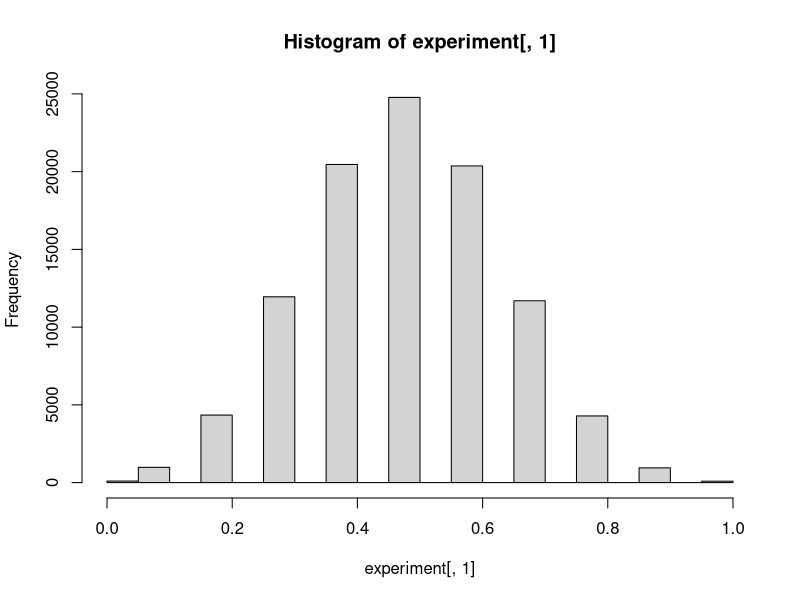
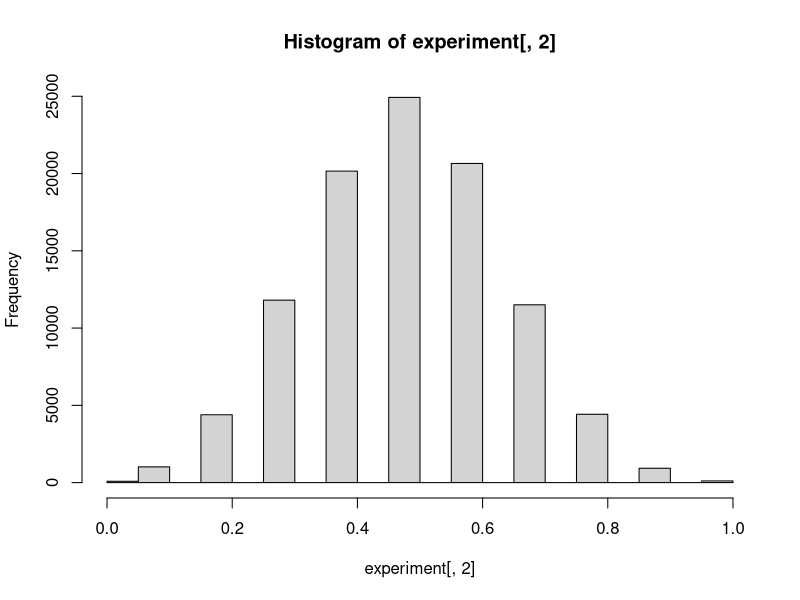
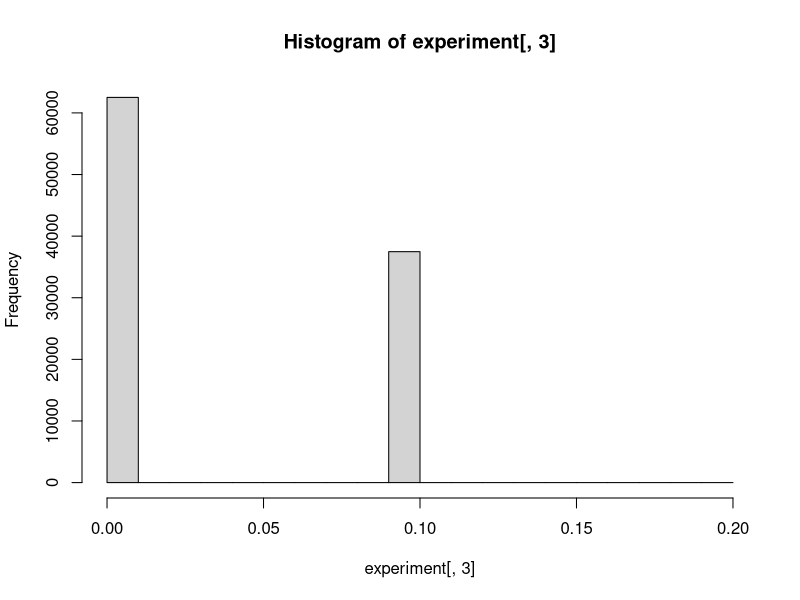
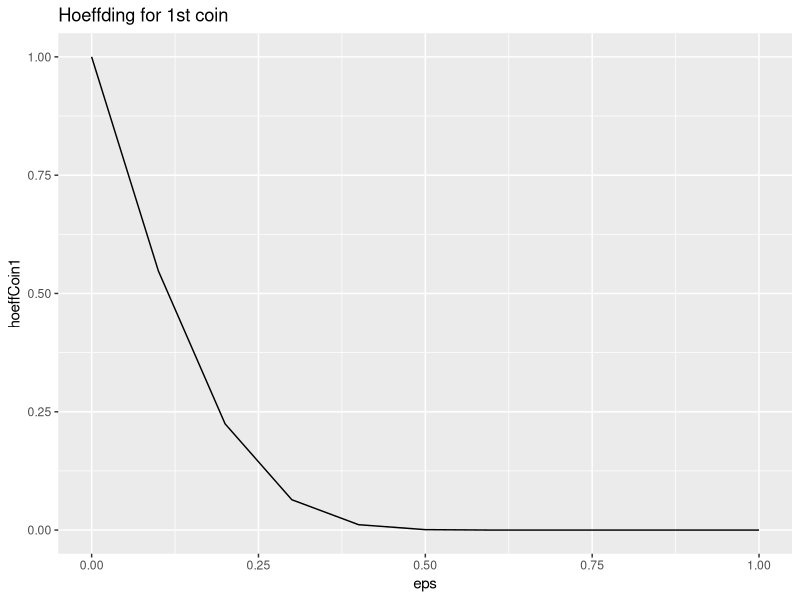
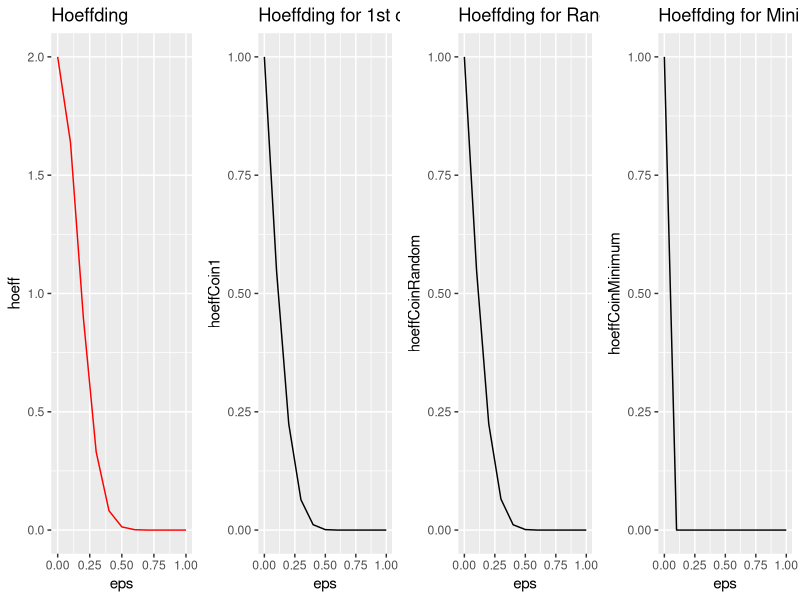

R code for these plots, in order:

#Q1
N <- 1000 # number of repetitions
n <- 10 # number of consecutive tosses in a single trial
p <- .5 # probability of a head
coinSample3 <- function() {
        nHeads <- rbinom(N, n, p) # vector of number of heads over N repitions
        nu1 <- nHeads[1]/n
        nuRand <- nHeads[sample(1:1000, 1)]/n
        nuMin <- nHeads[which.min(nHeads)[1]]/n
        return(data.frame(nu1st = nu1, nuRand = nuRand, nuMin = nuMin))
}

experiment <- do.call(rbind, lapply(1:100000, function(x) coinSample3()))
head(experiment)
(expMeans <- colMeans(experiment))
sum(experiment)/(nrow(experiment)*ncol(experiment))
hist(experiment[,1])
hist(experiment[,2])
hist(experiment[,3])
eps <- seq(from=0, to=1, by=.1)
hoeff <- 2*exp(-2*(eps^2)*n)
library(ggplot2)
library(gridExtra)
hoeffPlot <- ggplot(data=NULL, aes(x=eps, y=hoeff))+ 
        geom_line(col="red") + labs(title="Hoeffding")
# Prob for 1st bin
coin1 <- replicate(11, experiment[,1])
epsMatrix <- t(replicate(100000, eps))
head(coin1)
head(epsMatrix)
freqGreater1 <- abs(coin1 - expMeans[1]) >= epsMatrix
hoeffCoin1 <- colSums(freqGreater1)/100000
hoeff - hoeffCoin1
hoeffCoin1Plot <- ggplot(data=NULL, aes(x=eps, y=hoeffCoin1)) + 
        geom_line() + labs(title="Hoeffding for 1st coin")
hoeffCoin1Plot

# Prob for Random point
coinRandom <- replicate(11, experiment[,2])
freqGreaterRandom <- abs(coinRandom - expMeans[2]) >= epsMatrix
hoeffCoinRandom <- colSums(freqGreaterRandom)/100000
hoeff - hoeffCoinRandom
hoeffCoinRandomPlot <- ggplot(data=NULL, aes(x=eps, y=hoeffCoinRandom)) + 
        geom_line() + labs(title="Hoeffding for Random coin")


# Prob for Minimum
coinMinimum <- replicate(11, experiment[,3])
class(expMeans[3])
head(coinMinimum)
head(coinMinimum - expMeans[3])
freqGreaterMinimum <- abs(coinMinimum - expMeans[3]) >= epsMatrix
str(freqGreaterMinimum)
head(freqGreaterMinimum)
hoeffCoinMinimum <- colSums(freqGreaterMinimum)/100000

hoeff - hoeffCoinMinimum
hoeffCoinMinimumPlot <- ggplot(data=NULL, aes(x=eps, y=hoeffCoinMinimum)) + 
        geom_line() + labs(title="Hoeffding for Minimum coin")
grid.arrange(hoeffPlot, hoeffCoin1Plot, hoeffCoinRandomPlot, hoeffCoinMinimumPlot, ncol=4)

# Q2: cmin only

# Q3





